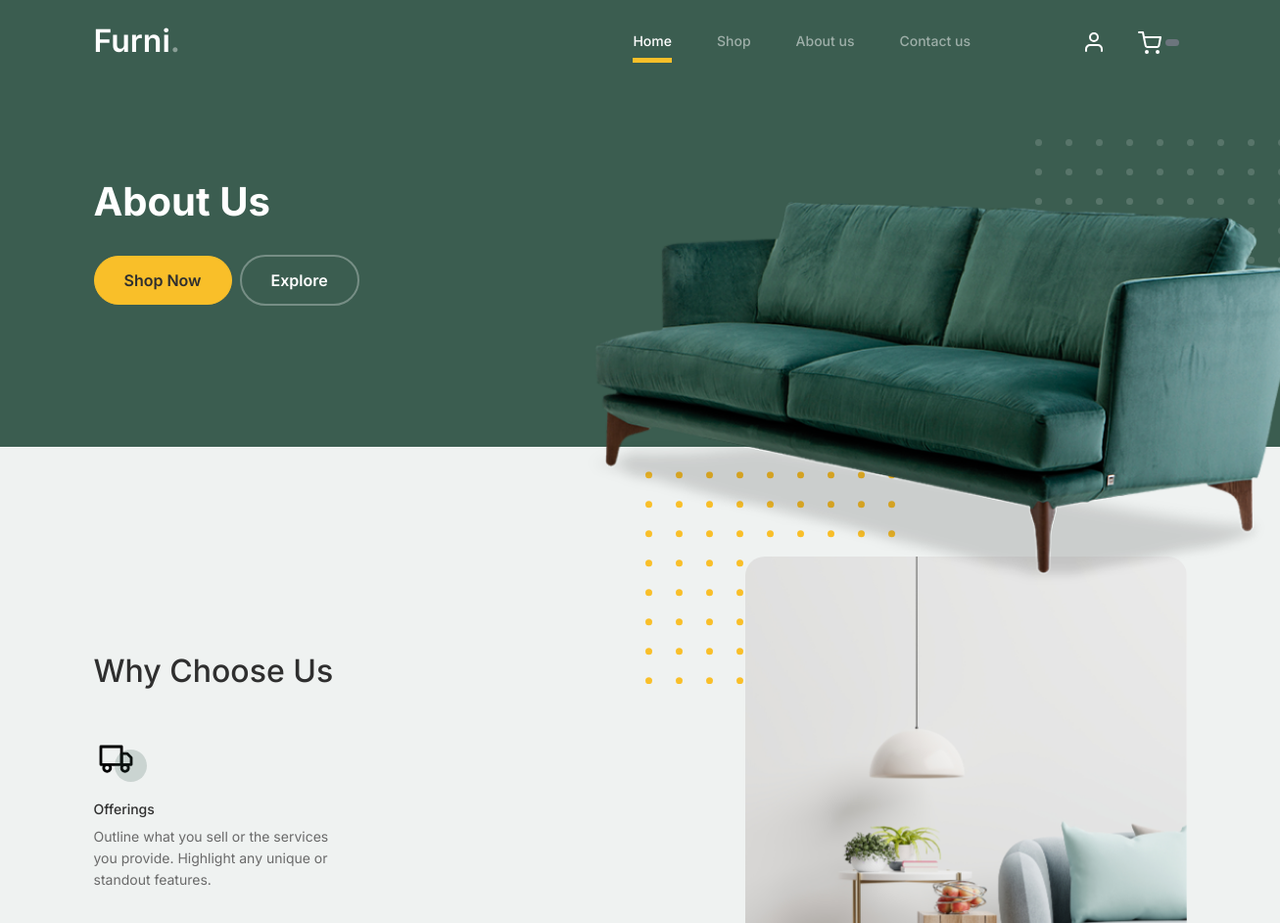
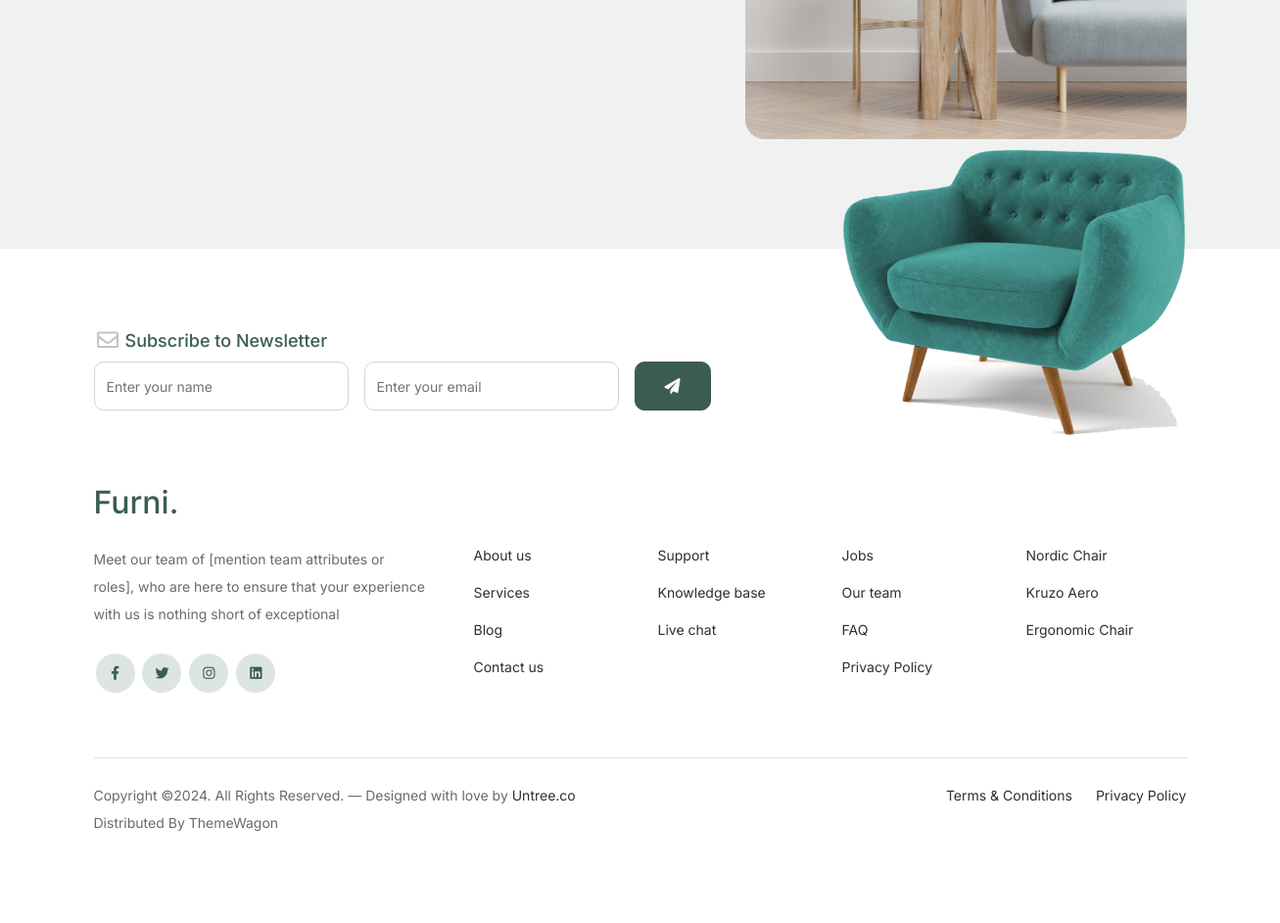
The app's page /User/about.php, older data (2 pictures, top to bottom).
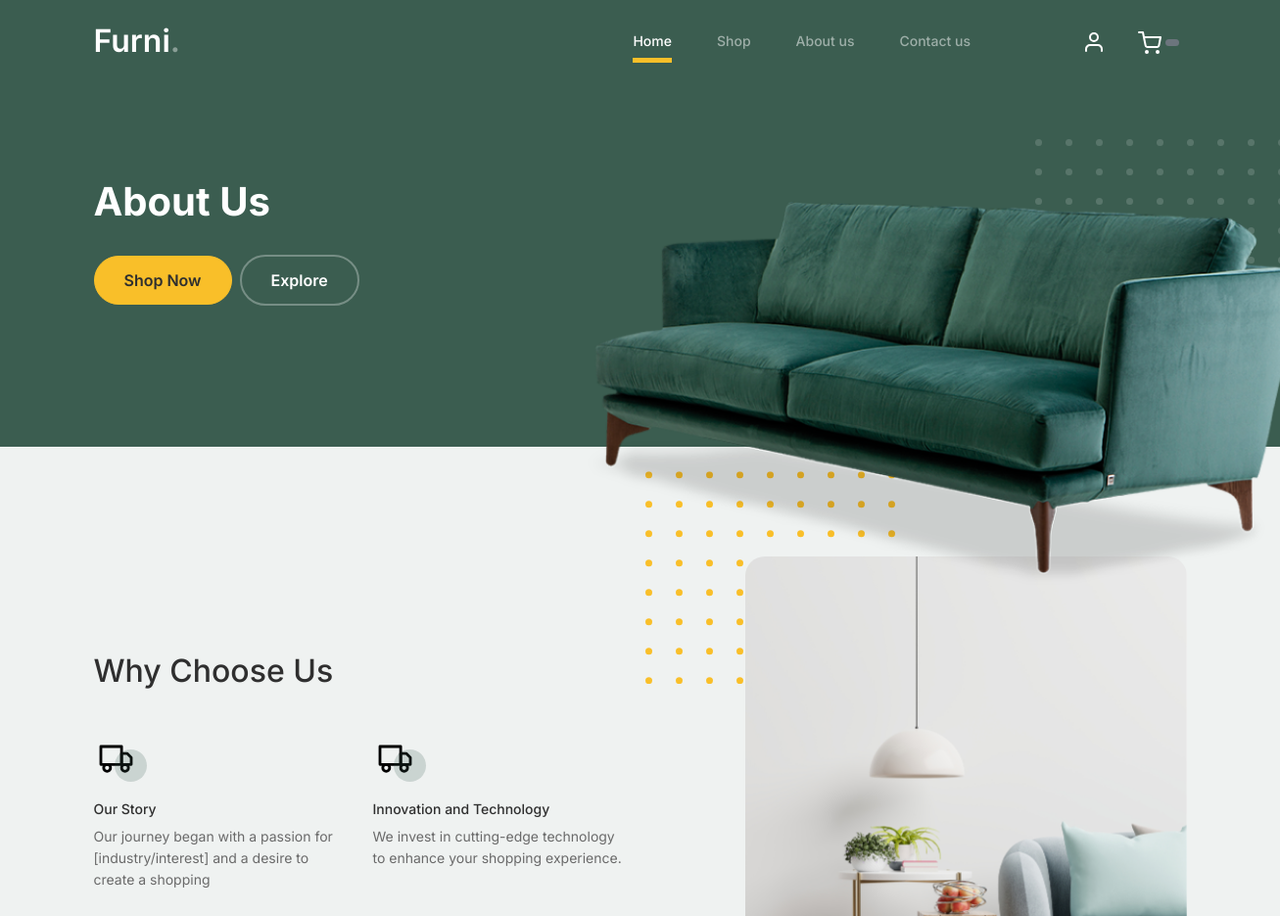
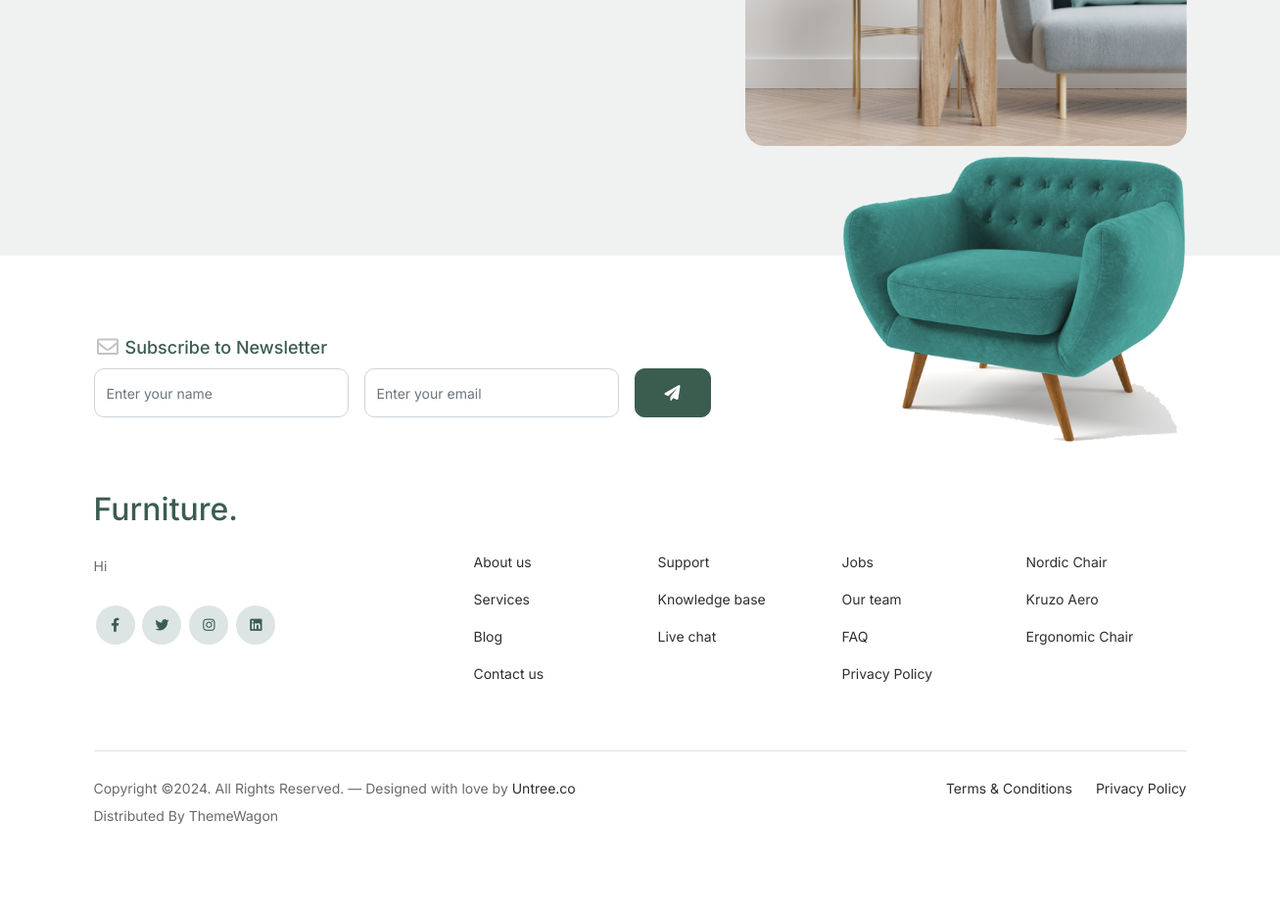
The same page, newer data (2 pictures, top to bottom).
### tables this page shows
CREATE TABLE `about_us` (
  `ID` int(11) NOT NULL,
  `Title` varchar(25) NOT NULL,
  `Description` varchar(300) NOT NULL,
  `Added_At` timestamp NOT NULL DEFAULT current_timestamp()
);

CREATE TABLE `website_info` (
  `ID` int(11) NOT NULL,
  `Name` varchar(25) NOT NULL,
  `Description` varchar(100) NOT NULL,
  `E-Mail` varchar(30) NOT NULL,
  `Phone Number` varchar(15) NOT NULL,
  `Address` varchar(50) NOT NULL,
  `Facebook Link` varchar(100) NOT NULL,
  `Insta Link` varchar(100) NOT NULL,
  `Timing` time NOT NULL,
  `Added_At` timestamp NOT NULL DEFAULT current_timestamp()
);

### User/about.php (the view)
<?php include("header.php") ?>
			<div class="hero">
				<div class="container">
					<div class="row justify-content-between">
						<div class="col-lg-5">
							<div class="intro-excerpt">
								<h1>About Us</h1>
								<p><a href="" class="btn btn-secondary me-2">Shop Now</a><a href="#" class="btn btn-white-outline">Explore</a></p>
							</div>
						</div>
						<div class="col-lg-7">
							<div class="hero-img-wrap">
								<img src="images/couch.png" class="img-fluid">
							</div>
						</div>
					</div>
				</div>
			</div>
		<div class="why-choose-section">
			<div class="container">
				<div class="row justify-content-between align-items-center">
					<div class="col-lg-6">
						<h2 class="section-title">Why Choose Us</h2>
						<div class="row my-5"><?php
						 $query="SELECT * FROM about_us limit 4";
						 $result=mysqli_query($conn,$query);
						 while($data=mysqli_fetch_array($result)){
						echo "	<div class='col-6 col-md-6'>
							<div class='feature'>
								<div class='icon'>
									<img src='images/truck.svg' alt='Image' class='imf-fluid'>
								</div>
								<h3>$data[1]</h3>
								<p>$data[2]</p>
							</div>
						</div>
						";
						 }
						?>
						</div>
					</div>
					<div class="col-lg-5">
						<div class="img-wrap">
							<img src="images/why-choose-us-img.jpg" alt="Image" class="img-fluid">
						</div>
					</div>
				</div>
			</div>
		</div>
		<?php include("footer.php") ?>

### User/footer.php (shortened to what this page needs)
<?php
	include("../connection.php");
$query="SELECT * FROM `website_info`";
$result=mysqli_query($conn,$query);
$data=mysqli_fetch_array($result);
?>
<footer class="footer-section">
			<div class="container relative">
				<div class="sofa-img">
					<img src="images/sofa.png" alt="Image" class="img-fluid">
				</div>
				<div class="row">
					<div class="col-lg-8">
						<div class="subscription-form">
							<h3 class="d-flex align-items-center"><span class="me-1"><img src="images/envelope-outline.svg" alt="Image" class="img-fluid"></span><span>Subscribe to Newsletter</span></h3>
							<form action="#" class="row g-3">
								<div class="col-auto">
									<input type="text" class="form-control" placeholder="Enter your name">
								</div>
								<div class="col-auto">
									<input type="email" class="form-control" placeholder="Enter your email">
								</div>
								<div class="col-auto">
									<button class="btn btn-primary">
										<span class="fa fa-paper-plane"></span>
									</button>
								</div>
							</form>
						</div>
					</div>
				</div>
				<div class="row g-5 mb-5">
					<div class="col-lg-4">
						<div class="mb-4 footer-logo-wrap"><a href="#" class="footer-logo"><?php echo "$data[1]"; ?><span>.</span></a></div>
						<p class="mb-4"><?php echo"$data[2]" ?></p>
						<ul class="list-unstyled custom-social">
							<li><a href="<?php echo"$data[6]" ?>"><span class="fa fa-brands fa-facebook-f"></span></a></li>
							<li><a href="#"><span class="fa fa-brands fa-twitter"></span></a></li>
							<li><a href="<?php echo"$data[7]" ?>"><span class="fa fa-brands fa-instagram"></span></a></li>
							<li><a href="#"><span class="fa fa-brands fa-linkedin"></span></a></li>
						</ul>
					</div>
					<div class="col-lg-8">
						<div class="row links-wrap">
							<div class="col-6 col-sm-6 col-md-3">
								<ul class="list-unstyled">
									<li><a href="about.php">About us</a></li>
									<li><a href="#">Services</a></li>
									<li><a href="#">Blog</a></li>
									<li><a href="contact.php">Contact us</a></li>
								</ul>
							</div>
							<div class="col-6 col-sm-6 col-md-3">
								<ul class="list-unstyled">
									<li><a href="#">Support</a></li>
									<li><a href="#">Knowledge base</a></li>
									<li><a href="#">Live chat</a></li>
								</ul>
							</div>
							<div class="col-6 col-sm-6 col-md-3">
								<ul class="list-unstyled">
									<li><a href="#">Jobs</a></li>
									<li><a href="#">Our team</a></li>
									<li><a href="FAQ.php">FAQ</a></li>
									<li><a href="privacypolicy.php">Privacy Policy</a></li>
								</ul>
							</div>
							<div class="col-6 col-sm-6 col-md-3">
								<ul class="list-unstyled">
									<li><a href="#">Nordic Chair</a></li>
									<li><a href="#">Kruzo Aero</a></li>
									<li><a href="#">Ergonomic Chair</a></li>
								</ul>
							</div>
						</div>
					</div>
				</div>
				<div class="border-top copyright">
					<div class="row pt-4">
						<div class="col-lg-6">
							<p class="mb-2 text-center text-lg-start">Copyright &copy;. All Rights Reserved. &mdash; Designed with love by <a href="https://untree.co">Untree.co</a> Distributed By <a hreff="https://themewagon.com">ThemeWagon</a>
            </p>
						</div>
						<div class="col-lg-6 text-center text-lg-end">
							<ul class="list-unstyled d-inline-flex ms-auto">
								<li class="me-4"><a href="#">Terms &amp; Conditions</a></li>
								<li><a href="#">Privacy Policy</a></li>
							</ul>
						</div>
					</div>
				</div>
			</div>
		</footer>
	</body>
</html>

Row changes from the older to the newer data that the page shows:
removed about_us: Title "Offerings", Description "Outline what you sell or the services you provide. Highlight any unique or standout features."
added about_us: Title "Our Story", Description "Our journey began with a passion for [industry/interest] and a desire to create a shopping"
added about_us: Title "Innovation and Technology", Description "We invest in cutting-edge technology to enhance your shopping experience."
changed website_info: Name "Furni" → "Furniture"; Description "Meet our team of [mention team attributes or roles], who are here to ensure that your experience with us is nothing short of exceptional" → "Hi"
